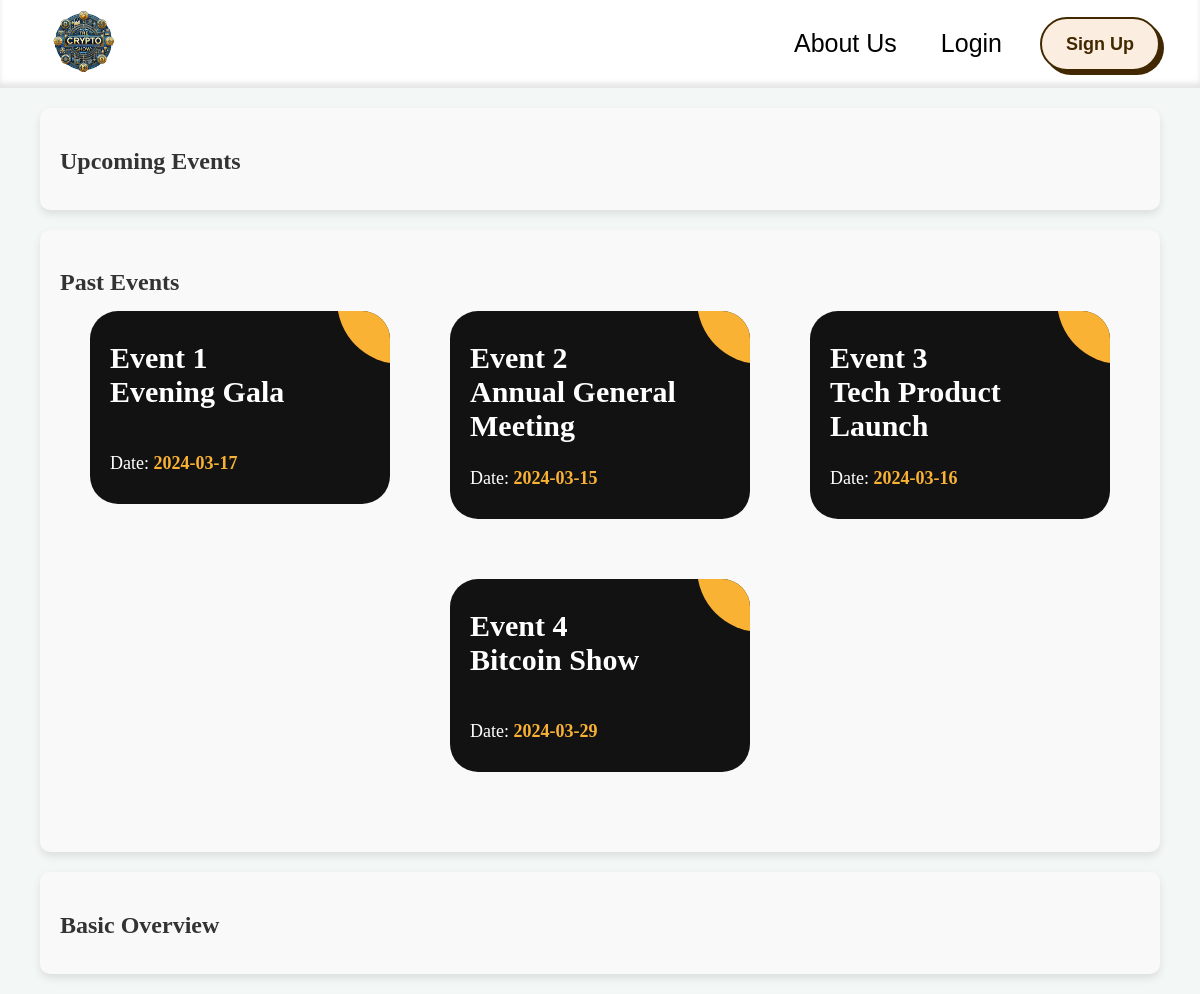
The app's page /, older data.
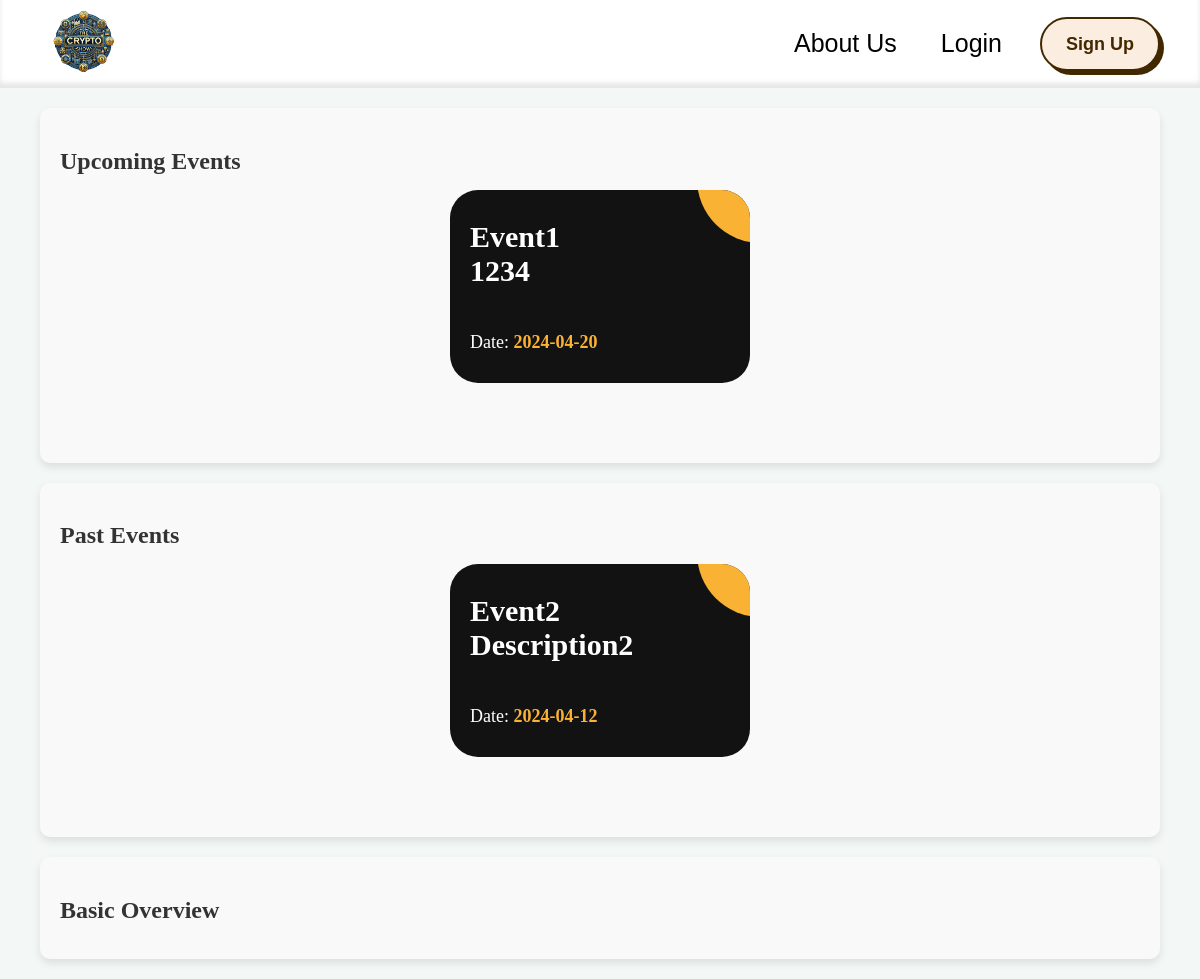
The same page, newer data.
### tables this page shows
CREATE TABLE `events` (
  `EventID` int(11) NOT NULL,
  `OrganizerID` int(11) DEFAULT NULL,
  `DeviceID` int(11) DEFAULT NULL,
  `EventName` varchar(20) DEFAULT NULL,
  `EventDate` date DEFAULT NULL,
  `EventTime` time DEFAULT NULL,
  `EventDescription` varchar(255) DEFAULT NULL,
  `EventLocation` varchar(255) DEFAULT NULL,
  `EventStatus` enum('Visible','Hidden') NOT NULL
);

### index.php (the view, shortened to what this page needs)
<?php
require_once "Model/Configurations/db.php";
$upcomingEvents = [];
$pastEvents = [];
try {
    $currentDate = date('Y-m-d');
    $upcomingEventsQuery = "
        SELECT EventID, OrganizerID, DeviceID, EventName, EventDate, EventTime, EventDescription, EventLocation, EventStatus
        FROM events
        WHERE EventStatus = ? AND EventDate >= ?;
    ";
    $stmt = $con->prepare($upcomingEventsQuery);
    $visibleStatus = 'Visible';
    $stmt->bind_param("ss", $visibleStatus, $currentDate);
    $stmt->execute();
    $result = $stmt->get_result();
    while ($row = $result->fetch_assoc()) {
        array_push($upcomingEvents, $row);
    }
    $pastEventsQuery = "
        SELECT EventID, OrganizerID, DeviceID, EventName, EventDate, EventTime, EventDescription, EventLocation, EventStatus
        FROM events
        WHERE EventStatus = ? AND EventDate < ?;
    ";
    $stmt = $con->prepare($pastEventsQuery);
    $stmt->bind_param("ss", $visibleStatus, $currentDate);
    $stmt->execute();
    $result = $stmt->get_result();
    while ($row = $result->fetch_assoc()) {
        array_push($pastEvents, $row);
    }
} catch (Exception $e) {
    error_log($e->getMessage());
}
?>
<!DOCTYPE html>
<html lang="en">
<head>
    <link rel="stylesheet" href="View/CSS/NavBar.css">
    <link rel="stylesheet" href="View/CSS/index.css">
    <link rel="stylesheet" href="View/CSS/Demo.css">
    <link rel="stylesheet" href="https://cdnjs.cloudflare.com/ajax/libs/font-awesome/6.4.0/css/all.min.css"
 />
</head>
<body>
    <nav>
        <div class="The-CryptoShow-LOGO">
            <a href="index.php">
                <img src="Assets/Website Images/Logo.png" alt="The-CryptoShow-LOGO">
            </a>
        </div>
        <div class="Buttons">
            <button class="AboutUs"><a href="AboutUs.php">About Us</a></button>
            <button class="Login" onclick="openPopup('login')">Login</button>
            <button class="SignUp" role="button" onclick="openPopup('SignUp')">Sign Up</button>
        </div>
    </nav>
    <section id="upcoming-events" class="index-cards-container">
        <h2>Upcoming Events</h2>
        <div class="Events-card-container">
            <?php foreach ($upcomingEvents as $event): ?>
                <div class="Events-card-box">
                    <div class="Events-card-index">
                        <a href="#" class="Events-card-Component"
                            onclick="showEventData(<?php echo htmlspecialchars($event['EventID']); ?>)">
                            <div class="Events-card-bg"></div>
                            <div class="Events-card-Name">
                                <?php echo htmlspecialchars($event['EventName']); ?> <br>
                                <?php echo htmlspecialchars($event['EventDescription']); ?>
                            </div>
                            <div class="Events-card-date-box">
                                Date:
                                <span class="Events-card-date">
                                    <?php echo htmlspecialchars($event['EventDate']); ?>
                                </span>
                            </div>
                        </a>
                    </div>
                </div>
            <?php endforeach; ?>
        </div>
    </section>
    <section id="past-events" class="index-cards-container">
        <h2>Past Events</h2>
        <div class="Events-card-container">
            <?php foreach ($pastEvents as $event): ?>
                <div class="Events-card-box">
                    <div class="Events-card-index">
                        <a href="#" class="Events-card-Component"
                            onclick="showEventData(<?php echo htmlspecialchars($event['EventID']); ?>)">
                            <div class="Events-card-bg"></div>
                            <div class="Events-card-Name">
                                <?php echo htmlspecialchars($event['EventName']); ?> <br>
                                <?php echo htmlspecialchars($event['EventDescription']); ?>
                            </div>
                            <div class="Events-card-date-box">
                                Date:
                                <span class="Events-card-date">
                                    <?php echo htmlspecialchars($event['EventDate']); ?>
                                </span>
                            </div>
                        </a>
                    </div>
                </div>
            <?php endforeach; ?>
        </div>
    </section>
    <section id="basic-overview" class="index-cards-container">
        <h2>Basic Overview</h2>
    </section>
</body>
</html>

### View/CSS/NavBar.css (style rules this page uses)
body { background-color: #f3f7f5; margin: 0; }
nav { background-color: white; display: flex; justify-content: space-between; flex-direction: row; padding: 0 40px; min-width: 100px; box-shadow: inset 0 -5px 5px rgba(0, 0, 0, 0.1); }
nav .The-CryptoShow-LOGO img { width: 13%; margin: 8px 10px; }
nav .Buttons { display: flex; align-items: center; gap: 2rem; }
nav button { text-decoration: none; font-size: 25px; font-weight: 500; color: black; border: none; background: none; cursor: pointer; }
nav button a { text-decoration: none; color: black; }
nav .Buttons .SignUp { background-color: #fbeee0; border: 2px solid #422800; border-radius: 30px; box-shadow: #422800 4px 4px 0 0; color: #422800; cursor: pointer; display: inline-block; font-weight: 600; font-size: 18px; padding: 0 18px; line-height: 50px; text-align: center; text-decoration: none; user-select: none; -webkit-user-select: none; touch-action: manipulation; }
@media (min-width: 768px) { .SignUp { min-width: 120px; padding: 0 25px; } }

### View/CSS/index.css (style rules this page uses)
.index-cards-container { margin: 20px auto; padding: 20px; background-color: #f9f9f9; border-radius: 10px; box-shadow: 0 4px 8px rgba(0, 0, 0, 0.1); width: 90%; }
.index-cards-container h2 { margin-bottom: 15px; font-size: 24px; color: #333; }

### View/CSS/Demo.css (style rules this page uses)
.Events-card-container { width: 100%; margin: 0 auto; display: flex; flex-wrap: wrap; justify-content: center; }
.Events-card-box { flex-basis: calc(33.33333% - 30px); margin: 0 15px 30px; overflow: hidden; border-radius: 28px; }
.Events-card-index { flex-basis: calc(33.33333% - 30px); margin: 0 15px 30px; overflow: hidden; border-radius: 28px; }
.Events-card-Component { display: block; padding: 30px 20px; background-color: #121212; overflow: hidden; position: relative; text-decoration: none; color: #FFF; }
.Events-card-Name { min-height: 87px; margin: 0 0 25px; overflow: hidden; font-weight: bold; font-size: 30px; color: #FFF; position: relative; }
.Events-card-date-box { font-size: 18px; color: #FFF; position: relative; }
.Events-card-date { font-weight: bold; color: #f9b234; transition: color .5s ease; }
.Events-card-bg { height: 128px; width: 128px; background-color: #f9b234; position: absolute; top: -75px; right: -75px; border-radius: 50%; transition: all .5s ease; }

Row changes from the older to the newer data that the page shows:
no longer on this page (row edited): events: EventName "Event 2", EventDescription "Annual General Meeting", EventDate "2024-03-15", shown under "Past Events"
removed events: EventName "Event 3", EventDescription "Tech Product Launch", EventDate "2024-03-16", shown under "Past Events"
removed events: EventName "Event 4", EventDescription "Bitcoin Show", EventDate "2024-03-29", shown under "Past Events"
added events: EventName "Event1", EventDescription "1234", EventDate "2024-04-20", shown under "Upcoming Events"
changed events: EventName "Event 1" → "Event2"; EventDescription "Evening Gala" → "Description2"; EventDate "2024-03-17" → "2024-04-12"
